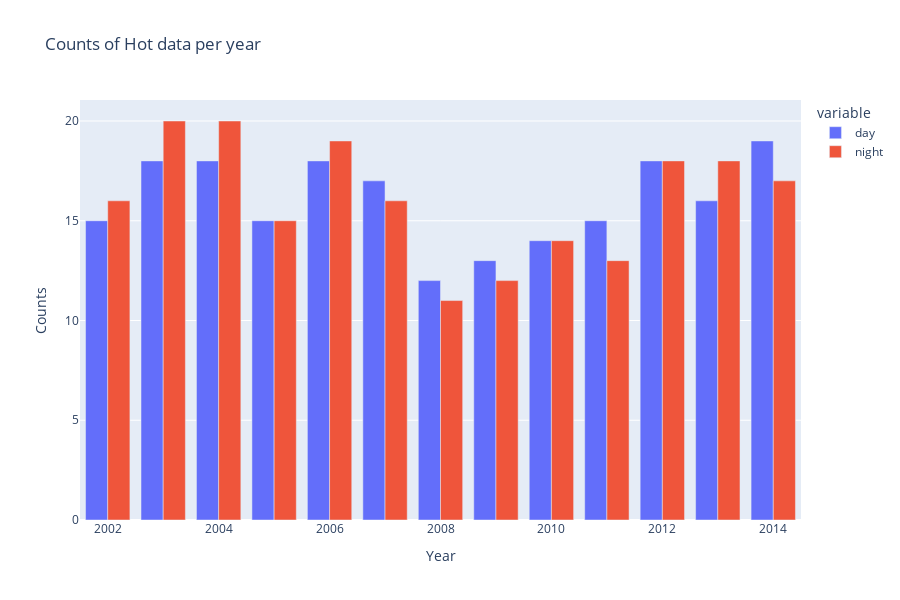

Notebook source saved alongside this figure:
### Code cell
px.bar(
    counts_year,
    x=counts_year.index,
    y=counts_year.columns,
    # side by side
    barmode="group",
    title=f"Counts of {station} data per year",
    labels={"value": "Counts"},
    color_discrete_sequence=px.colors.qualitative.Plotly,
).update_layout(xaxis_title="Year", height=600).show()

### Figure 1 — Plotly figure (JSON) as saved in the notebook; plotly's stock layout.template omitted (floating-point values rounded to 4 significant figures)
{"data": [{"alignmentgroup": "True", "hovertemplate": "variable=day<br>year=%{x}<br>Counts=%{y}<extra></extra>", "legendgroup": "day", "marker": {"color": "#636EFA", "pattern": {"shape": ""}}, "name": "day", "offsetgroup": "day", "orientation": "v", "showlegend": true, "textposition": "auto", "type": "bar", "x": [2002, 2003, 2004, 2005, 2006, 2007, 2008, 2009, 2010, 2011, 2012, 2013, 2014], "xaxis": "x", "y": [15, 18, 18, 15, 18, 17, 12, 13, 14, 15, 18, 16, 19], "yaxis": "y"}, {"alignmentgroup": "True", "hovertemplate": "variable=night<br>year=%{x}<br>Counts=%{y}<extra></extra>", "legendgroup": "night", "marker": {"color": "#EF553B", "pattern": {"shape": ""}}, "name": "night", "offsetgroup": "night", "orientation": "v", "showlegend": true, "textposition": "auto", "type": "bar", "x": [2002, 2003, 2004, 2005, 2006, 2007, 2008, 2009, 2010, 2011, 2012, 2013, 2014], "xaxis": "x", "y": [16, 20, 20, 15, 19, 16, 11, 12, 14, 13, 18, 18, 17], "yaxis": "y"}], "layout": {"barmode": "group", "height": 600, "legend": {"title": {"text": "variable"}, "tracegroupgap": 0}, "title": {"text": "Counts of Hot data per year"}, "xaxis": {"anchor": "y", "domain": [0, 1], "title": {"text": "Year"}}, "yaxis": {"anchor": "x", "domain": [0, 1], "title": {"text": "Counts"}}}}
